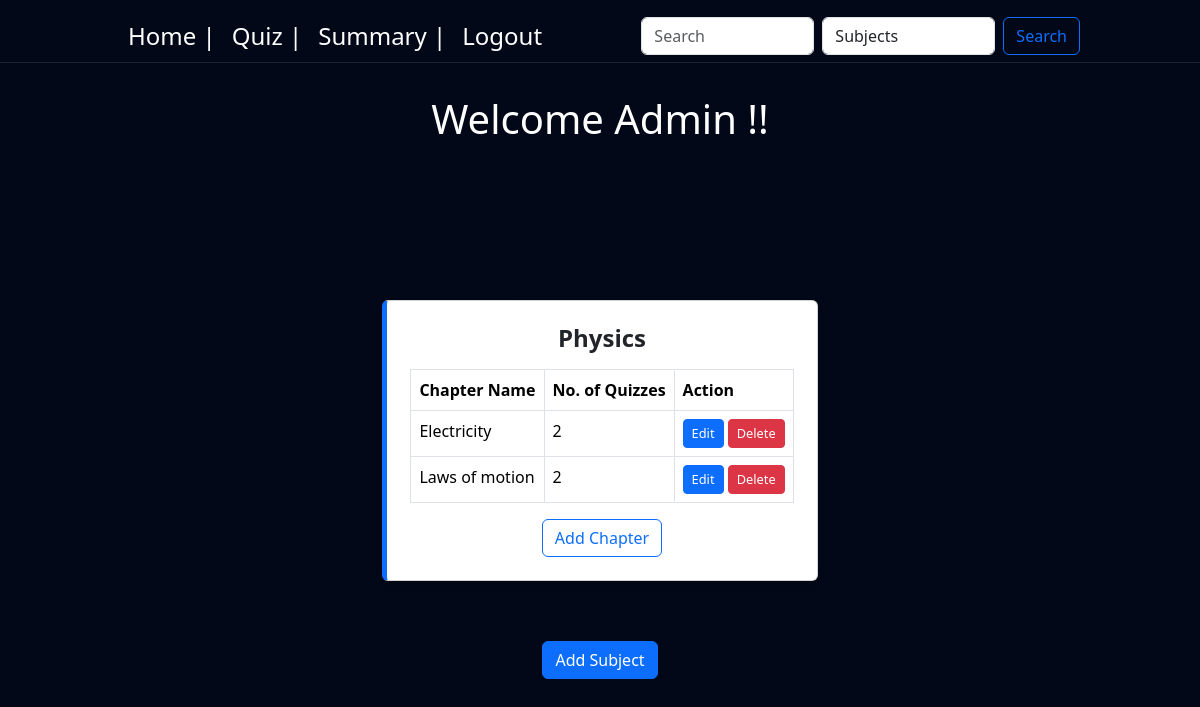
The page /home on the database its author committed.
### controller/models.py (models this page shows)
class Subject(db.Model):
    id = db.Column(db.Integer, primary_key=True, autoincrement=True)
    name = db.Column(db.String(50), unique=True, nullable=False)
    description = db.Column(db.String(50))
    chapters = db.relationship('Chapter', backref='subject', lazy=True)

class Chapter(db.Model):
    id = db.Column(db.Integer, primary_key=True, autoincrement=True)
    name = db.Column(db.String(150), nullable=False)
    description = db.Column(db.String(500))
    subject_id = db.Column(db.Integer, db.ForeignKey('subject.id'), nullable=False)
    quizzes = db.relationship('Quiz', backref='chapter', lazy=True)

### controller/routes.py (the view)
@app.route('/home')
def home():
    subjects = Subject.query.options(db.joinedload(Subject.chapters)).all()
    return render_template('home.html', subjects=subjects)

### templates/home.html (shortened to what this page needs)
<!DOCTYPE html>
<html lang="en">
<head>
    {% block bootstrap_css %}
    <link href="https://cdn.jsdelivr.net/npm/bootstrap@5.3.3/dist/css/bootstrap.min.css" rel="stylesheet"
>
    {% endblock %}
    {% block custom_css %}
    <link rel="stylesheet" href="{{ url_for('static', filename='styles.css') }}">
    {% endblock %}
</head>
<body>
    {% include 'navbar1.html' %}
    <div class="background">
        <div class="heading-sec">
            <h1>Welcome Admin !!</h1>
        </div>
        <div class="subjects-container">
            {% for subject in subjects %}
            <div class="card">
                <div class="card-body">
                    <h5 class="card-title" style="justify-content: center; text-align: center;">{{ subject.name }}</h5>
                    <table class="table table-bordered mt-3">
                        <thead>
                            <tr>
                                <th>Chapter Name</th>
                                <th>No. of Quizzes</th>
                                <th>Action</th>
                            </tr>
                        </thead>
                        <tbody>
                            {% for chapter in subject.chapters %}
                            <tr>
                                <td>{{ chapter.name }}</td>
                                <td>{{ chapter.quizzes|length }}</td>
                                <td>
                                    <a href="{{ url_for('edit_chapter', chapter_id=chapter.id) }}" class="btn btn-sm btn-primary">Edit</a>
                                    <form action="{{ url_for('delete_chapter', chapter_id=chapter.id) }}" method="POST"
                                        style="display:inline;" onsubmit="return confirm('Are you sure you want to delete this chapter?');">
                                        <button type="submit" class="btn btn-sm btn-danger">Delete</button>
                                    </form>
                                </td>
                            </tr>
                            {% endfor %}
                        </tbody>
                    </table>
                    <center><a href="{{ url_for('chapter', subject_id=subject.id) }}" class="btn btn-outline-primary">Add Chapter</a></center>
                </div>
            </div>
            {% endfor %}
        </div>
<center><a href="{{ url_for('subject') }}" class="btn btn-primary">Add Subject</a></center>
    </div>
</body>
</html>

### static/styles.css (style rules this page uses)
html, body { height: 100%; margin: 0; padding: 0; overflow-x: auto; background: #020817 ; background-size: 400% 400%; backdrop-filter: blur(10px); scroll-behavior: smooth; }

### templates/home.html (style rules this page uses)
.heading-sec { padding-top: 5px; display: flex; justify-content: center; align-items: center; height: 30vh; color: white; font-size: 50px; font-weight: 800; background: #020817 !important; backdrop-filter: blur(10px); text-align: center; }
.btn-primary { background-color: #0d6efd; border-color: #0d6efd; position: relative; }
.subjects-container { display: flex; justify-content: center; flex-wrap: wrap; gap: 20px; padding: 20px; }
.card { border-left: 5px solid #0d6efd; box-shadow: 0px 4px 6px rgba(0, 0, 0, 0.1); width: fit-content; margin: 40px auto; padding: 7px; }
.card-title { font-weight: bold; font-size: 1.5rem; }
.table { margin-top: 15px; }
.btn-sm { font-size: 0.8rem; }

### rows shown on the page
Subject: name "Physics"
Chapter: name "Electricity", quizzes|length "2"
Chapter: name "Laws of motion", quizzes|length "2"
